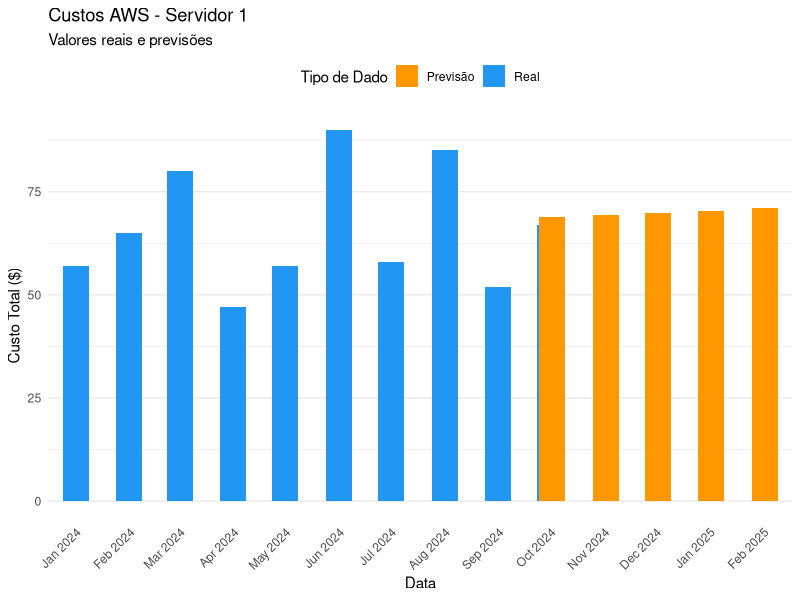

Write the R code that produced this figure.
library(forecast)
library(tidyverse)
set.seed(123)

df <- data.frame(
  data = seq(as.Date("2024-01-01"), as.Date("2024-10-01"), by ="month"),
  custo = c(57, 65, 80, 47, 57, 90, 58, 85, 52, 67)
)


meses_previsao <- 5


ts_data <- ts(df$custo, frequency = 12)


modelo <- tslm(ts_data ~trend)

modelo

#Aqui o modelo pega a coluna que contem os custos e define cada dado como de um "periodo" dentro do total de 12 
#Simbolizando os meses do ano
previsao <- forecast(modelo, h = meses_previsao)

previsao


datas_futuras <- seq(max(df$data) + 1, by = "month", length.out = length(previsao$mean))
resultados_df <- data.frame(
  data = datas_futuras,
  custo = as.numeric(previsao$mean),
  tipo = "Previsão"
)



dados_historicos <- df
dados_historicos$tipo <- "Real"

# Combinando dados históricos e previsões
dados_completos <- rbind(
  dados_historicos,
  resultados_df
)


dados_completos$servidor <- "Servidor 1"


cores <- c("Real" = "#2196F3", "Previsão" = "#FF9800")

ggplot(dados_completos, 
       aes(x = data, y = custo, fill = tipo)) +
  geom_bar(stat = "identity", position = "dodge", width = 15) +
  scale_fill_manual(values = cores) +
  theme_minimal() +
  labs(title = "Custos AWS - Servidor 1",
       subtitle = "Valores reais e previsões",
       x = "Data",
       y = "Custo Total ($)",
       fill = "Tipo de Dado") +
  scale_x_date(date_breaks = "1 month", 
               date_labels = "%b %Y",
               expand = expansion(mult = c(0.02, 0.02))) +
  theme(
    axis.text.x = element_text(angle = 45, hjust = 1),
    legend.position = "top",
    panel.grid.major.x = element_blank(),
    panel.grid.minor.x = element_blank()
  )

